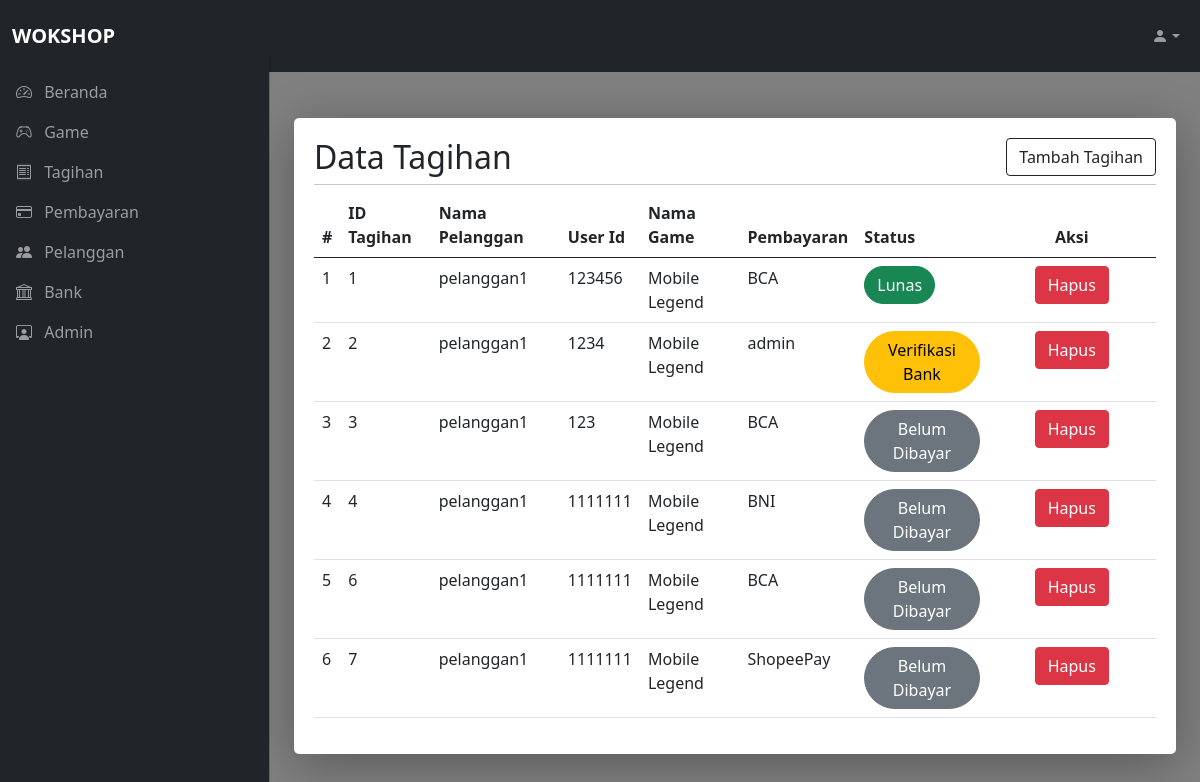
The app's page /admin/tagihan_view.php with its own data.
### tables this page shows
CREATE TABLE `tagihan` (
  `id_tagihan` int(11) NOT NULL,
  `id_pelanggan` int(11) NOT NULL,
  `id_game` int(11) NOT NULL,
  `id_admin` int(11) NOT NULL,
  `user_id` int(11) NOT NULL,
  `status` enum('Lunas','Belum Dibayar','Verifikasi Bank') DEFAULT NULL
);

CREATE TABLE `pelanggan` (
  `id_pelanggan` int(11) NOT NULL,
  `username` varchar(50) NOT NULL,
  `password` varchar(50) NOT NULL,
  `nama_pelanggan` varchar(50) NOT NULL,
  `no_hp` varchar(15) NOT NULL,
  `email` varchar(50) NOT NULL
);

CREATE TABLE `game` (
  `id_game` int(11) NOT NULL,
  `nama_game` varchar(50) NOT NULL,
  `nama_item_game` varchar(50) NOT NULL,
  `nama_image_game` varchar(50) NOT NULL,
  `gambar` blob NOT NULL
);

### admin/tagihan_view.php (the view, shortened to what this page needs)
<?php
  include "../db/koneksi.php";
  $query = "SELECT * FROM tagihan,pelanggan,game,admin WHERE tagihan.id_pelanggan=pelanggan.id_pelanggan AND tagihan.id_game=game.id_game AND tagihan.id_admin=admin.id_admin ORDER by tagihan.id_tagihan;";
  $res = mysqli_query($con,$query);
  $countData   = mysqli_num_rows($res);
  include("navbar_dashboard.php");
?>
    <main class="mt-5 pt-3">
      <div class="container-fluid">
        <div class="row p-4">
          <div class="col-md-12 kotak">
              <h2 class="border-head">Data Tagihan
                  <a href="#" class="btn btn-outline-dark float-end" role="button">Tambah Tagihan</a>
              </h2>
              <hr class="dropdown-divider" />
              <div class="table-responsive">
                  <table class="table table-hover">
                      <thead class="">
                          <tr>
                              <th>#</th>
                              <th>ID Tagihan</th>
                              <th>Nama Pelanggan</th>
                              <th>User Id</th>
                              <th>Nama Game</th>
                              <th>Pembayaran</th>
                              <th>Status</th>
                              <th class="text-center"  width="20%">Aksi</th>
                          </tr>
                      </thead>
                      <tbody>
                          <?php
                          if ($countData > 0) {
                              $no = 1;
                              while($result = mysqli_fetch_array($res)){
                          ?>
                              <tr>
                                  <td><?php echo $no; ?></td>
                                  <td><?php echo $result['id_tagihan']; ?></td>
                                  <td><?php echo $result['nama_pelanggan']; ?></td>
                                  <td><?php echo $result['user_id']; ?></td>
                                  <td><?php echo $result['nama_game']; ?></td>
                                  <td><?php echo $result['nama_admin']; ?></td>
                                  <td>
                                  <?php if ($result['status'] == 'Belum Dibayar') {
                                      echo '<span class="btn btn-secondary rounded-pill">' . $result['status'] . '</span>';
                                  } elseif ($result['status'] == 'Verifikasi Bank') {
                                      echo '<span class="btn btn-warning rounded-pill">' . $result['status'] . '</span>';
                                  } elseif ($result['status'] == 'Lunas') {
                                      echo '<span class="btn btn-success rounded-pill">' . $result['status'] . '</span>';
                                    } ?>
                                  </td>
                                  <td class="text-center">
                                    <a href="tagihan_delete.php?id_tagihan=<?php echo $result['id_tagihan']; ?>" class="btn btn-danger">Hapus</a>
                                  </td>
                              </tr>
                          <?php
                          $no++; }
                        } else{
                            echo"<tr>
                                <td colspan='9' align='center' height='20'>
                                <div>Belum Ada Data</div>
                                </td>
                                </tr>";
                            }
                            ?>
                      </tbody>
                  </table>
              </div>
          </div>
      </div>
      </div>
    </main>
<?php
  include("footer_dashboard.php");
?>

### admin/navbar_dashboard.php (shortened to what this page needs)
<!DOCTYPE html>
<html lang="en">
  <head>
    <link rel="stylesheet" href="../assets/css/bootstrap.css" />
    <link rel="stylesheet" href="https://cdn.jsdelivr.net/npm/bootstrap-icons@1.10.3/font/bootstrap-icons.css" />
    <link rel="stylesheet" href="../assets/css/style.css" />
  </head>
  <body>
    <nav class="navbar navbar-expand-lg navbar-dark bg-dark fixed-top">
      <div class="container-fluid">
        <a class="navbar-brand fw-bold text-uppercase" href="#">WOKSHOP</a>
        <div class="navbar" id="navbarSupportedContent">
          <ul class="navbar-nav mb-2 mb-lg-0">
            <li class="nav-item dropdown">
              <a class="nav-link dropdown-toggle" href="#" role="button" data-bs-toggle="dropdown" aria-expanded="false"><i class="bi bi-person-fill"></i></a>
            </li>
          </ul>
        </div>
      </div>
    </nav>
    <div class="offcanvas offcanvas-start bg-dark text-white sidebar-nav" tabindex="-1" id="offcanvasExample" aria-labelledby="offcanvasExampleLabel">
      <div class="offcanvas-body p-0 mt-3">
        <nav class="navbar-dark">
          <ul class="navbar-nav">
            <li>
              <a href="dashboard.php" class="nav-link px-3">
                <span class="me-2">
                  <i class="bi bi-speedometer2"></i>
                </span>
                <span>Beranda</span>
              </a>
            </li>
            <li>
              <a href="game_view.php" class="nav-link px-3">
                <span class="me-2">
                  <i class="bi bi-controller"></i>
                </span>
                <span>Game</span>
              </a>
            </li>
            <li>
              <a href="tagihan_view.php" class="nav-link px-3">
                <span class="me-2">
                  <i class="bi bi-receipt"></i>
                </span>
                <span>Tagihan</span>
              </a>
            </li>
            <li>
              <a href="#" class="nav-link px-3">
                <span class="me-2">
                  <i class="bi bi-credit-card"></i>
                </span>
                <span>Pembayaran</span>
              </a>
            </li>
            <li>
              <a href="pelanggan_view.php" class="nav-link px-3">
                <span class="me-2">
                  <i class="bi bi-people-fill"></i>
                </span>
                <span>Pelanggan</span>
              </a>
            </li>
            <li>
              <a href="bank_view.php" class="nav-link px-3">
                <span class="me-2">
                  <i class="bi bi-bank"></i>
                </span>
                <span>Bank</span>
              </a>
            </li>
            <li>
              <a href="admin_view.php" class="nav-link px-3">
                <span class="me-2">
                  <i class="bi bi-person-workspace"></i>
                </span>
                <span>Admin</span>
              </a>
            </li>
          </ul>
        </nav>
      </div>
    </div>

### admin/footer_dashboard.php (shortened to what this page needs)
  </body>
</html>

### assets/css/style.css (style rules this page uses)
body { background-color: gray; }
.kotak { background-color: #fff; padding: 20px; border-radius: 5px; box-shadow: 0 10px 50px 0 rgba(0, 0, 0, 0.3); margin: 30px 0; }
:root { --offcanvas-width: 270px; --topNavbarHeight: 56px; }
.sidebar-nav { width: var(--offcanvas-width); }
@media (min-width: 992px) { body { overflow: auto !important; } }
@media (min-width: 992px) { main { margin-left: var(--offcanvas-width); } }
@media (min-width: 992px) { .sidebar-nav { transform: none; visibility: visible !important; top: var(--topNavbarHeight); height: calc(100% - var(--topNavbarHeight)); } }

### records on screen
tagihan: id_tagihan "1", id_pelanggan.nama_pelanggan "pelanggan1", user "123456", id_game.nama_game "Mobile Legend", id_admin.nama_admin "BCA", status "Lunas"
tagihan: id_tagihan "2", id_pelanggan.nama_pelanggan "pelanggan1", user "1234", id_game.nama_game "Mobile Legend", id_admin.nama_admin "admin", status "Verifikasi Bank"
tagihan: id_tagihan "3", id_pelanggan.nama_pelanggan "pelanggan1", user "123", id_game.nama_game "Mobile Legend", id_admin.nama_admin "BCA", status "Belum Dibayar"
tagihan: id_tagihan "4", id_pelanggan.nama_pelanggan "pelanggan1", user "1111111", id_game.nama_game "Mobile Legend", id_admin.nama_admin "BNI", status "Belum Dibayar"
tagihan: id_tagihan "6", id_pelanggan.nama_pelanggan "pelanggan1", user "1111111", id_game.nama_game "Mobile Legend", id_admin.nama_admin "BCA", status "Belum Dibayar"
tagihan: id_tagihan "7", id_pelanggan.nama_pelanggan "pelanggan1", user "1111111", id_game.nama_game "Mobile Legend", id_admin.nama_admin "ShopeePay", status "Belum Dibayar"
